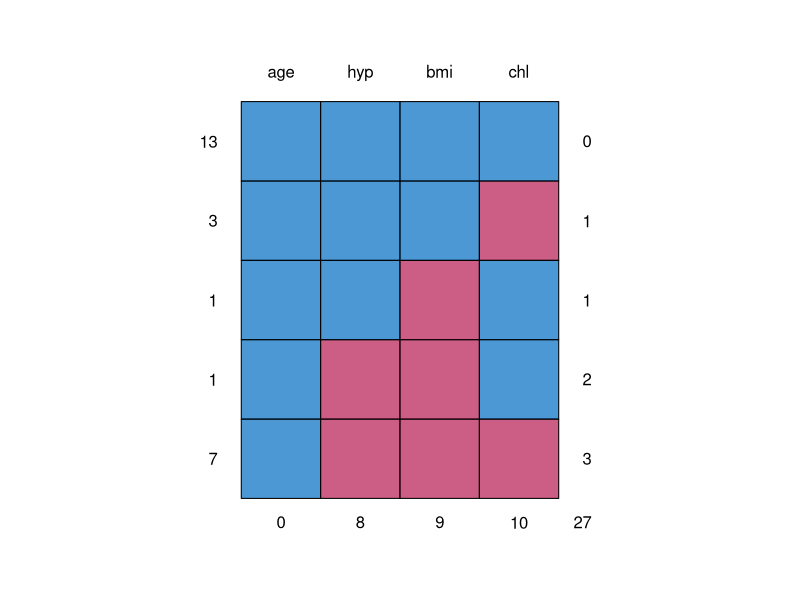
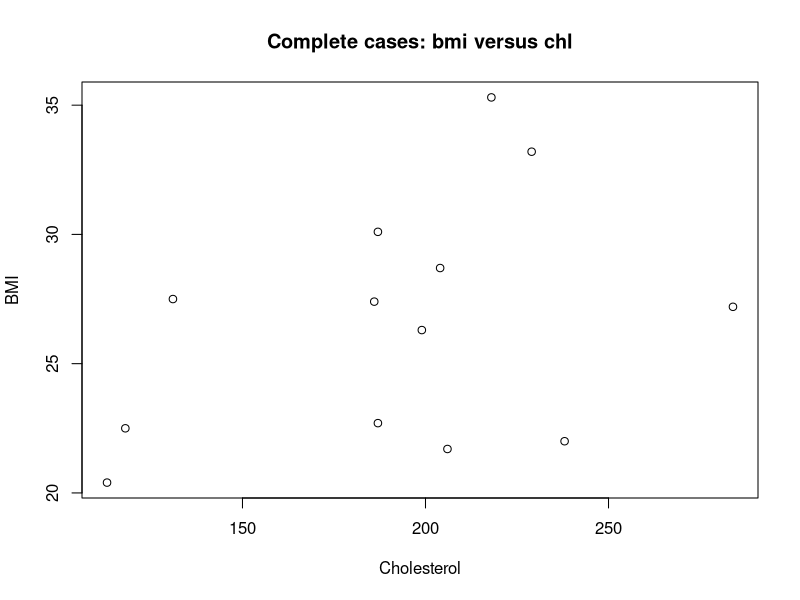
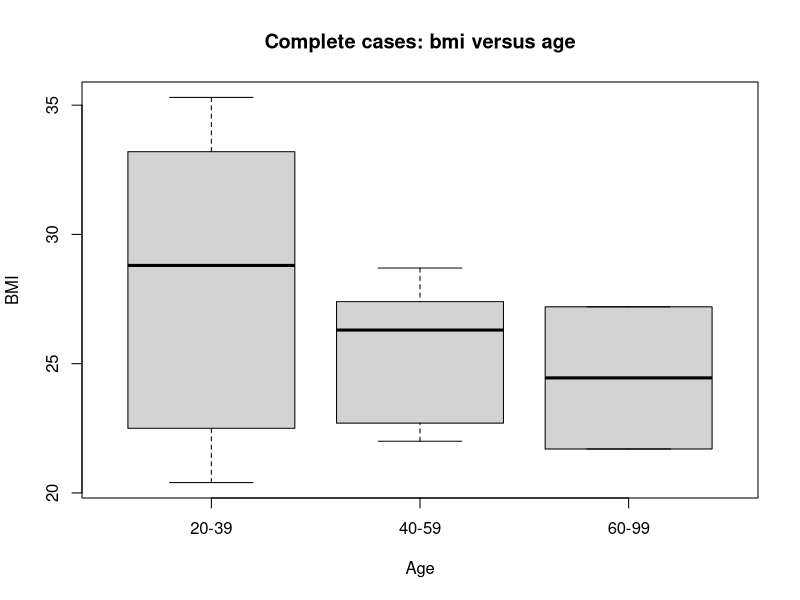
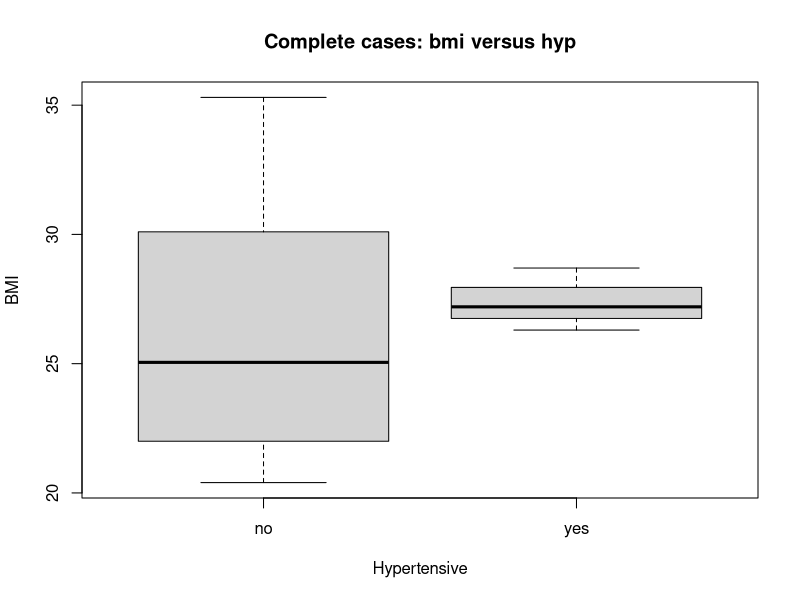
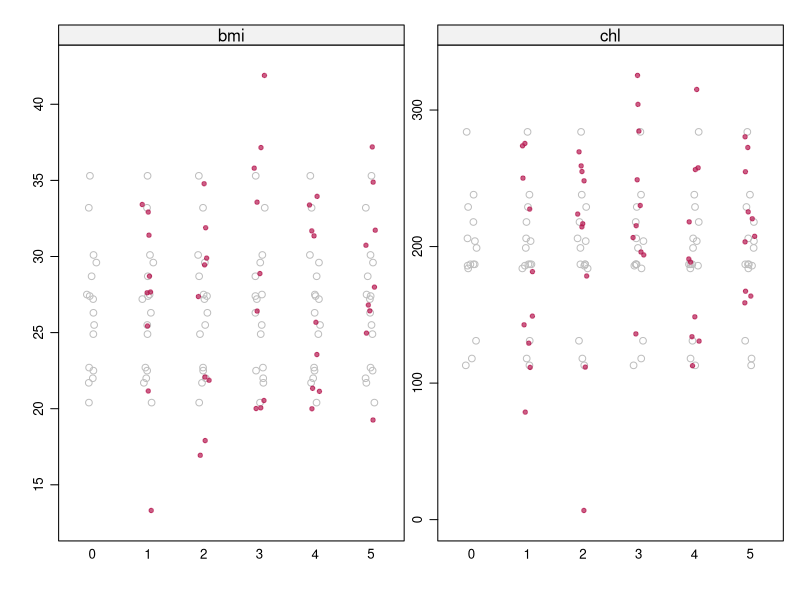
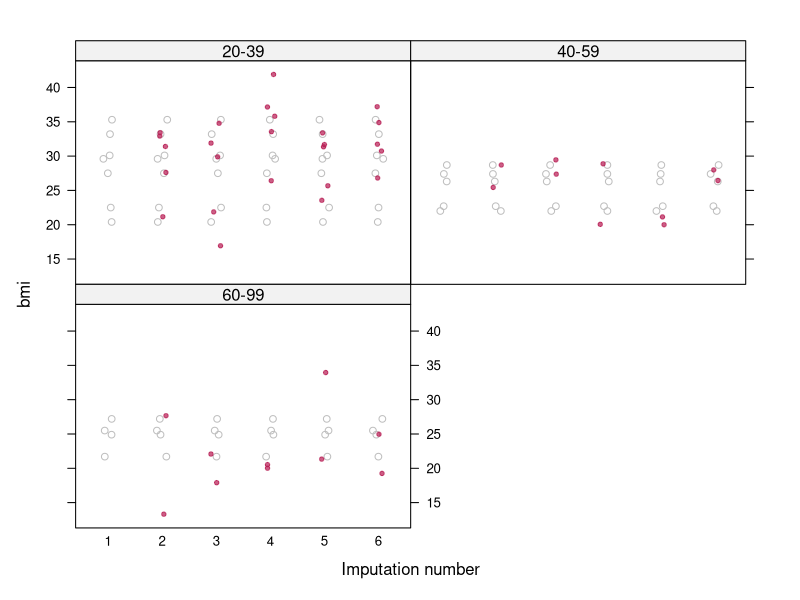
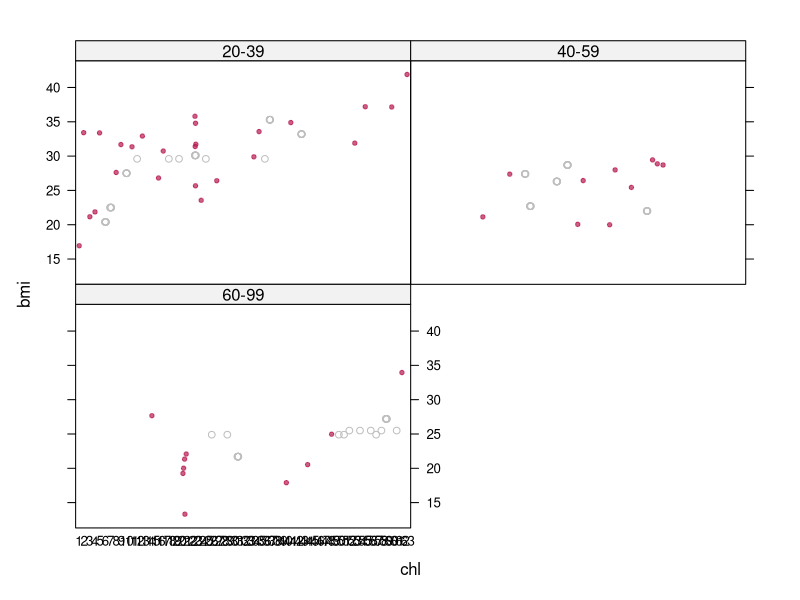
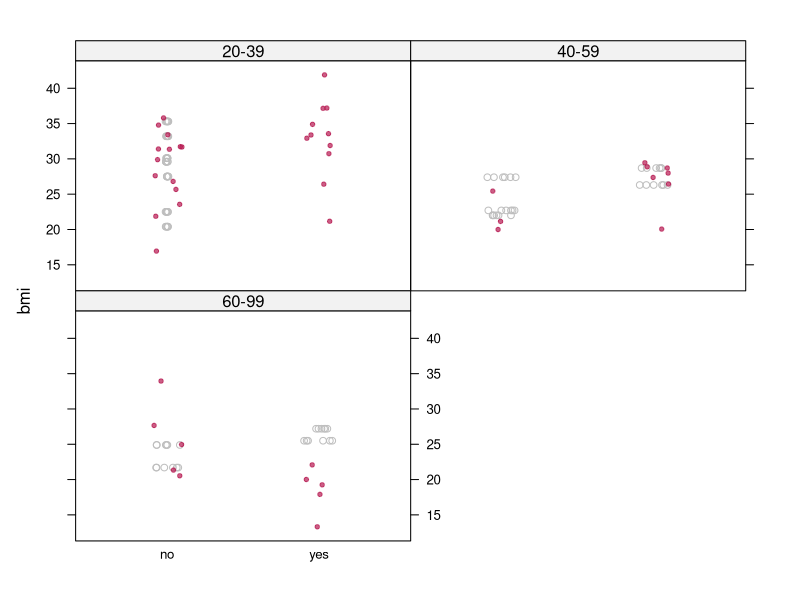

Here is the R script that generated these plots, in order:
## ---- chunk 1
### Multiple imputation of missing data with mice

## This script shows R commands for handling missing data using the mice package

#if you have not already, install the mice package with the following command (remove #)
#install.packages("mice")

#once you have mice installed, load it into memory using the command
library(mice)

#we illustrate the package with a simple data set from the mice package:
data(nhanes2)

dim(nhanes2)
summary(nhanes2)

#note that the age and hyp variables are already defined as factor variables in this dataset
#if you have a dataset with categorical variables without this pre-definition, you should make the variables factors before doing mice.
#for example, to make a variable called "var1" into a factor in some dataset called "thedata", type thedata$var1 = as.factor(thedata$var1)

#the "NA" values represent missing data

#let's look at the missing data pattern
md.pattern(nhanes2)

#let's look at some exploratory data analyses based on the complete cases
#first make the complete cases
ccnhanes2data = cc(nhanes2)
ccnhanes2data

#note that there are only 3 cases with hypertension = yes.  
#relationships will be hard to model accurately do to small sample size....
#we will use these data for illustration of the MI procedures. really we need more data to say anything meaningful about relationships among these variables.

plot(ccnhanes2data$bmi, x=ccnhanes2data$chl, xlab = "Cholesterol", ylab = "BMI", main = "Complete cases: bmi versus chl")
boxplot(ccnhanes2data$bmi ~ ccnhanes2data$age, xlab = "Age", ylab = "BMI", main = "Complete cases: bmi versus age")
boxplot(ccnhanes2data$bmi ~ ccnhanes2data$hyp, xlab = "Hypertensive", ylab = "BMI", main = "Complete cases: bmi versus hyp")

#let's create 5 multiple imputations for the missing values
#we will use normal linear regressions for continuous variables, logistic regressions for binary variables, 
#multinomial regressions for unordered categorical variables, and proportional odds models for ordered categorical variables.
#we have not discussed the last model in this class, but they are popular models for these kinds of data.

nhanes2MI10 = mice(nhanes2, m=10, defaultMethod = c("norm", "logreg", "polyreg", "polr"))

#look at the first couple of completed datasets
d1 = complete(nhanes2MI10, 1)
d1

d2 = complete(nhanes2MI10, 2)
d2
## ---- chunk 2
nhanes2MI5 = mice(nhanes2, m=5, defaultMethod = c("norm", "logreg", "polyreg", "polr"))

#look at the first couple of completed datasets
d1 = complete(nhanes2MI5, 1)
d1

d2 = complete(nhanes2MI5, 2)
d2
## ---- chunk 3
# some imputation diagnostics
# plot imputed and observed continuous variables

stripplot(nhanes2MI5, col=c("grey",mdc(2)),pch=c(1,20))
## ---- chunk 4
#grey dots are observed values and red dots are imputed values
#no evidence of problematic imputations for these variables

#if you just want to see one continuous variable, say bmi, use
#stripplot(nhanes2MI5, bmi~.imp, col=c("grey",mdc(2)),pch=c(1,20))

#also can do plots by values of categorical variable, say bmi by age grouping

stripplot(nhanes2MI5, bmi~.imp|age, col=c("grey",mdc(2)),pch=c(1,20))
## ---- chunk 5
#also can plot all the imputations in one plot to see relationships   stripplot(nhanes2MI5, bmi~chl|age, col=c("grey",mdc(2)),pch=c(1,20))

#scatter plots of bmi and chl by age
stripplot(nhanes2MI5, bmi~chl|age, col=c("grey",mdc(2)),pch=c(1,20))
## ---- chunk 6
#dot plots of bmi by hyp by age 
stripplot(nhanes2MI5, bmi~hyp|age, col=c("grey",mdc(2)),pch=c(1,20))
## ---- chunk 7
#no obvious problems with the imputations from these plots
#also can try posterior predictive checks. let's append the data and make replicates

nhanes2ppcheck = rbind(nhanes2, nhanes2)

#check to make sure we've done what we intended
nhanes2ppcheck
## ---- chunk 8
#now blank every value in 3 variables with missing values
nhanes2ppcheck[26:50, 2:4] = NA
nhanes2ppcheck
## ---- chunk 9
#run the MI software on the completed data
nhanes2MI5ppcheck = mice(nhanes2ppcheck, m=5, defaultMethod = c("norm", "logreg", "polyreg", "polr"))
## ---- chunk 10
#get the completed datasets -- in the interest of time look at first two datasets
d1ppcheck = complete(nhanes2MI5ppcheck, 1)
d2ppcheck = complete(nhanes2MI5ppcheck, 2)

#let's graph histograms of bmi for each of the datasets
par(mfcol=c(2,1))
hist(d1ppcheck$bmi[1:25], xlab = "BMI", main = "BMI completed data")
hist(d1ppcheck$bmi[26:50], xlab = "BMI", main = "BMI replicated data")
## ---- chunk 11
par(mfcol=c(2,1))
hist(d2ppcheck$bmi[1:25], xlab = "BMI", main = "BMI completed data")
hist(d2ppcheck$bmi[26:50], xlab = "BMI", main = "BMI replicated data")
## ---- chunk 12
#also can use scatter plots to check relationship between variables
par(mfcol=c(2,1))
plot(d2ppcheck$bmi[1:25]~d2ppcheck$chl[1:25], ylab = "BMI", xlab = "Cholesterol", main = "BMI vs Chl completed data")
plot(d2ppcheck$bmi[26:50]~d2ppcheck$chl[26:50], ylab = "BMI", xlab = "Cholesterol", main = "BMI vs Chl replicated data")
## ---- chunk 13
 #looks pretty similar!  no evidence that imputation models are poorly specified for what we want to do 

## now to estimate a regression using the completed datasets
#to do model specification, i.e., transformations, either look at the complete cases or use one of the completed datasets.
#for example, to use the first dataset d1 in a regression of bmi on age, hyp and chl, use

bmiregd1 = lm(bmi~age+hyp+chl, data = d1)

#to check residuals, you can examine the fit of the model in one or more completed datasets
#any transformations will have to apply to all the datasets, so don't be too dataset-specific in your checks.

plot(bmiregd1$residual, x = d1$chl, xlab = "Cholesterol", ylab = "Residual")
abline(0,0)
boxplot(bmiregd1$residual ~ d1$age, xlab = "Age", ylab = "Residual")
boxplot(bmiregd1$residual ~ d1$hyp, xlab = "Hypertension", ylab = "Residual")
## ---- chunk 14
#pretty reasonable residual plots.
#good idea to repeat for more than one completed dataset.
#if you decide transformations are needed, you might reconsider the imputation models too and fit them with transformed values.

#if you want to do multiple imputation inferences on all m=5 data sets, use the with command.
#example:  fit a linear regression of bmi on age + hyp + chl

bmiregMI5 = with(data=nhanes2MI5, lm(bmi~age+hyp+chl))
bmiregMI5
## ---- chunk 15
#if you want the whole set of detailed results for the 1st completed dataset:
summary(bmiregMI5[[4]][[1]])

#same for the second completed dataset -- just change the number in the [[ ]] to the dataset you want
summary(bmiregMI5[[4]][[2]])
## ---- chunk 16
##to get the multiple imputation inferences based on the Rubin (1987) combining rules -- see the slides -- use the pool command
bmireg = pool(bmiregMI5)
summary(bmireg)
## ---- chunk 17
0.06894 - qt(.975, df= 7.72617)*0.02046
0.06894 + qt(.975, df= 7.72617)*0.02046
## ---- chunk 18
#if you want to do a nested F test (well, technically a test that is asymptotically equivalent to a nested F test), then use pool.compare 
#suppose we want to see if age is a useful predictor.  have to redo the with-age regression to have age as the last predictor

bmiregMI5 = with(data=nhanes2MI5, lm(bmi~hyp+chl+age))
bmiregMI5noage = with(data=nhanes2MI5, lm(bmi~hyp+chl))
pool.compare(bmiregMI5, bmiregMI5noage)
## ---- chunk 19
#you also can fit logistic regressions.  For example to predict hypertension from all the other variables, use
hyplogregMI5 = with(data=nhanes2MI5, glm(hyp~bmi+chl+age, family = binomial))
hyplogreg = pool(hyplogregMI5)
summary(hyplogreg)
## ---- chunk 20
#you can see the problems even in results from one dataset
summary(hyplogregMI5[[4]][[2]])

#this turns out to be problematic because we have some logistic regressions with perfect predictions.  
#We do not have enough data to do a meaningful logistic regression here, unless we drop age as a predictor.  But the command structure is fine. 
